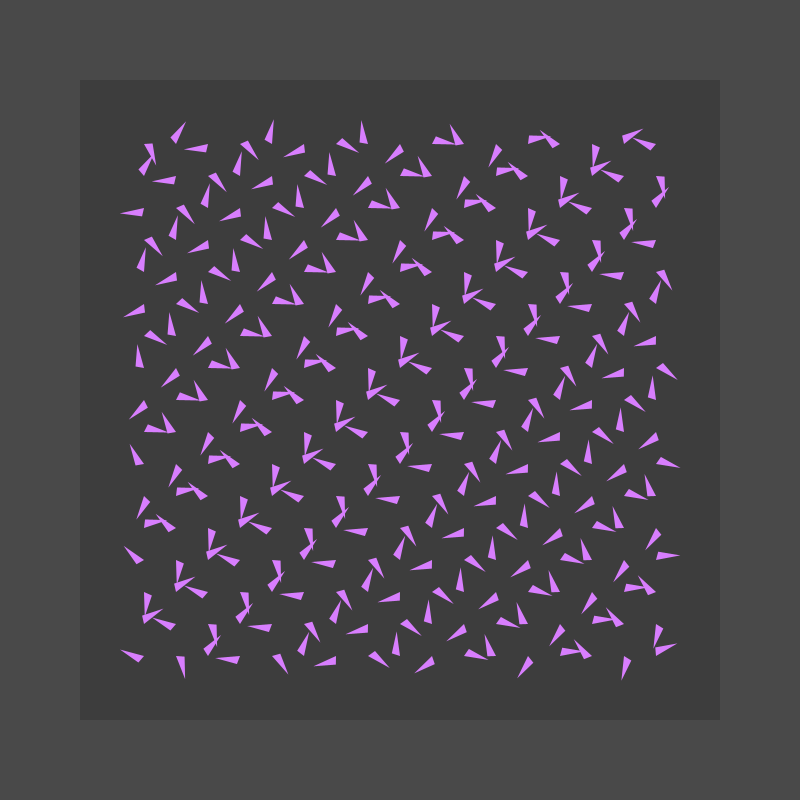
Frame 1 (no input)
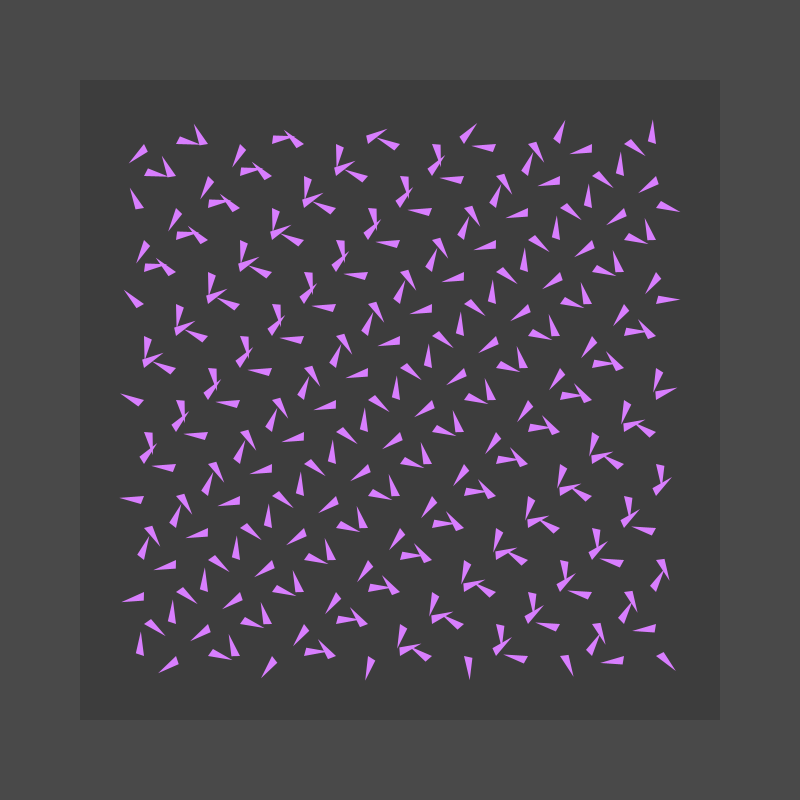
Frame 60 (the mouse pressed at the canvas centre just before this capture)
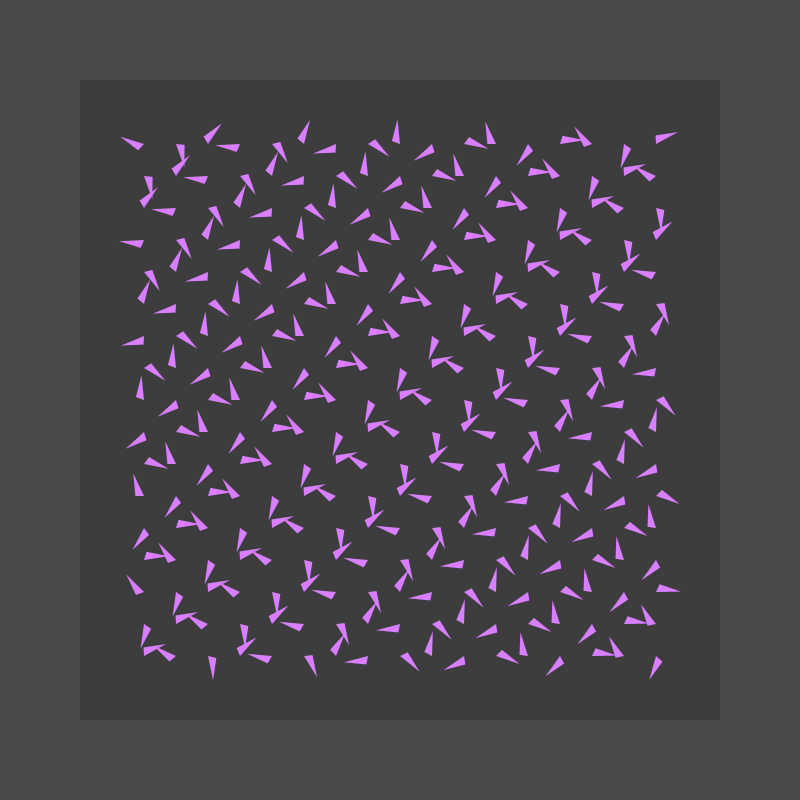
Frame 120 (the mouse held since frame 60 and released just before this capture)

The Processing sketch that drew these frames (run headless with seeded random() and noise(); from frame 60 on, the mouse is pressed at the canvas centre):

// Processing sketch: Assignment3_v3_TheGridPiece
// ── Assignment3_v3_TheGridPiece.pde
//Was inspired to do a response piece from one of professor's lecture videos
//the link is https://mbalousek.notion.site/GD105-Code-for-Art-Design-6d3066a16c644cc88ea71df155c43638?p=dec44d2681684714aba97ca56727c04e&pm=s
//it's the video on nested loops in unit 3 
void setup() {
  size(800, 800);
  rectMode(CENTER);
}


void draw() {
  background(73);
  fill(61);
  noStroke();

  //space between each triangle
  float gridStep = 0.04;


  //outer square
  square(width/2, height/2, width*.80);

  //adding looping triangles and transformations
  for (float y = height * 0.18; y <= height * 0.85; y += height * gridStep) {
    for (float x = width * 0.18; x <= width * 0.84; x += width * gridStep) {
      resetMatrix();
      fill(216, 126, 254);
      translate(x, y);
      rotate((x + y)*0.52 + frameCount*0.02);
      triangle(0, 0, 5, 7, -12, gridStep * 0.68 * width);
    }
  }
}
